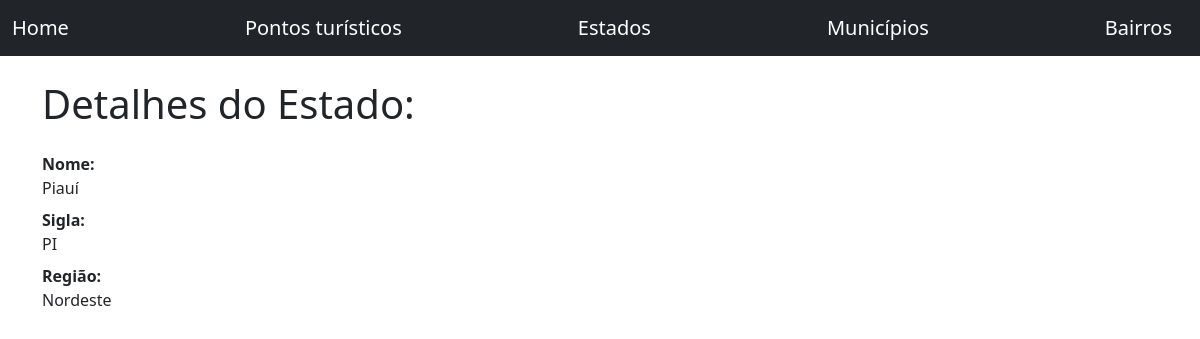
The app's page /detalhes-estado/1/ with its own data.
### core/models.py (models this page shows, shortened)
class Estado(models.Model):
    REGIOES=[
        ('N','Norte'),
        ('NE','Nordeste'),
        ('CO','Centro-oeste'),
        ('SE','Sudeste'),
        ('S','Sul'),
    ]
    nome= models.CharField(max_length=100)
    sigla= models.CharField (max_length=2)
    regiao= models.CharField(max_length=25, choices=REGIOES, null=True, blank=True)

### core/views.py (the view)
# urls.py: path('detalhes-estado/<int:id>/', views.detalhes_estado, name= 'detalhes_estado'),
def detalhes_estado(request,id):
    estado= get_object_or_404(Estado,id=id)
    dados= {
        'estado': estado
    }
    return render(request,'estados/detalhes.html',dados)

### templates/estados/detalhes.html
{% extends 'base.html' %}
{% block titulo %}
    Detalhes do Estado:
{% endblock %}
{% block conteudo %}
<div class="row">
    <dl>
        <div class="col-md-4">
            <dt>Nome:</dt>
            <dd>{{ estado.nome }}</dd>
        </div>
        <div class="col-md-4">
            <dt>Sigla:</dt>
            <dd>{{ estado.sigla }}</dd>
        </div>
        <div class="col-md-4">
            <dt>Região:</dt>
            <dd>{{ estado.get_regiao_display }}</dd>
        </div>
    </dl>
</div>
{% endblock %}

### records on screen
Estado: nome "Piauí", sigla "PI", regiao "Nordeste"
